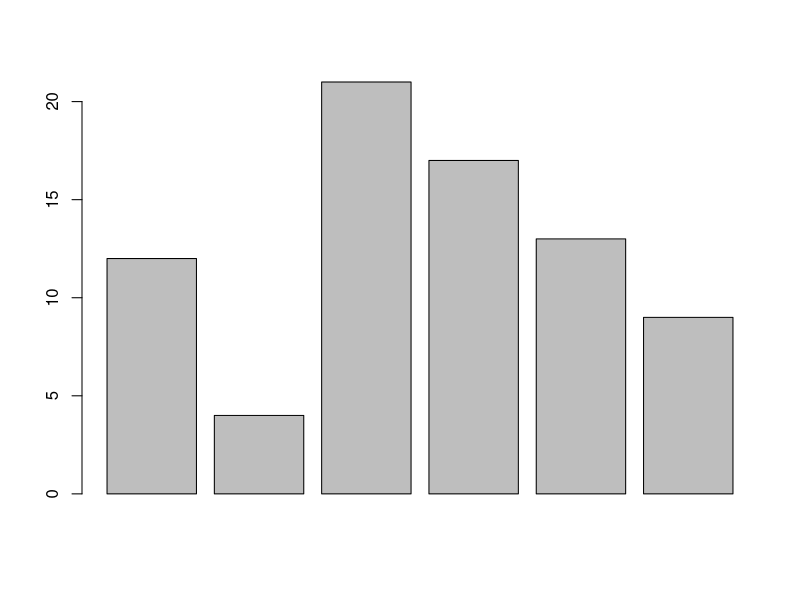

R code for this plot: (Note: this script raises an error after producing the figure.)
# Ex01_10
# Exploring Color with Color Brewer

# Barplot
x = c(12,4,21,17,13,9)
barplot(x)

# RColorBrewer
browseURL('http://colorbrewer2.org/') # USes Flash
install.packages('RColorBrewer')

# Show all of the palettes in the graphics window 
display.brewer.all()

# to see palette colors in separate window, give number of desired colors and name of palette in quotes
display.brewer.pal(8,'Accent')
display.brewer.pal(4, 'Spectral')

# Barplots
# Can save palette as vector or call in function

blues <- brewer.pal(6, 'Blues')
barplot(x, col = blues)
barplot(x, col = brewer.pal(6,'Greens'))
barplot(x, col = brewer.pal(6,'YlOrRd'))
barplot(x, col = brewer.pal(6,'RdGy'))
barplot(x, col = brewer.pal(6,'BrBG'))
barplot(x, col = brewer.pal(6,'Dark2'))
barplot(x, col = brewer.pal(6,'Paired'))
barplot(x, col = brewer.pal(6,'Pastel2'))
barplot(x, col = brewer.pal(6,'Set3'))

# Clean up
palette('default') # Return to default
detach('package:RColorBrewer',unload = T)
rm(list =ls())
